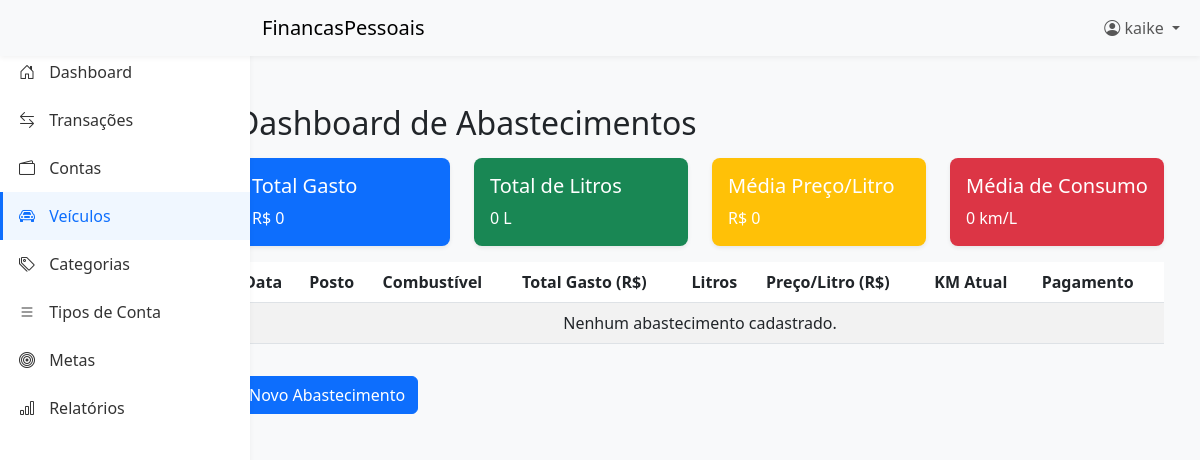
/veiculos/ (signed in), run on an earlier commit of the app's database.
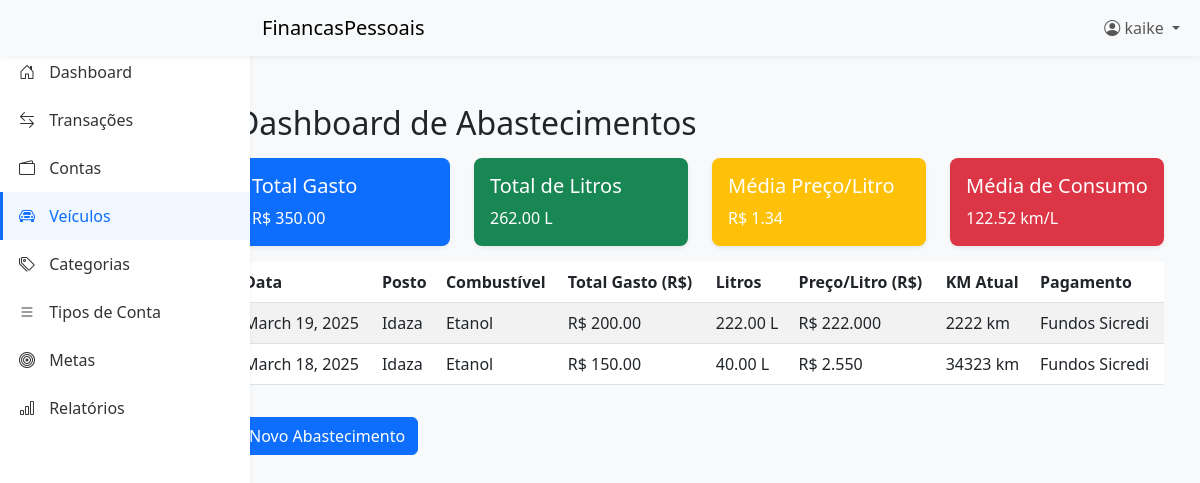
And on a later commit of the database.
### veiculos/models.py (models this page shows, shortened)
class Abastecimento(models.Model):
    usuario = models.ForeignKey(User, on_delete=models.CASCADE)
    data = models.DateField(default=timezone.now)
    total_gasto = models.DecimalField(max_digits=10, decimal_places=2)
    litros = models.DecimalField(max_digits=6, decimal_places=2)
    preco_por_litro = models.DecimalField(max_digits=6, decimal_places=3)
    tipo_combustivel = models.CharField(
        max_length=20,
        choices=[
            ("gasolina", "Gasolina"),
            ("etanol", "Etanol"),
            ("gasolinaadt", "Gasolina Aditivada"),
        ],
    )
    km_atual = models.PositiveIntegerField()
    posto = models.CharField(max_length=200, blank=True, null=True)
    cidade = models.CharField(max_length=200, blank=True, null=True)
    metodo_pagamento = models.ForeignKey(Conta, on_delete=models.SET_NULL, null=True)
    observacao = models.TextField(blank=True, null=True)

### core/models.py (models this page shows, shortened)
class Conta(models.Model):
    nome = models.CharField(max_length=100)
    saldo = models.DecimalField(max_digits=10, decimal_places=2, default=0)
    tipo = models.ForeignKey(TipoConta, on_delete=models.SET_NULL, null=True)
    usuario = models.ForeignKey(User, on_delete=models.CASCADE)

### veiculos/views.py (the view)
# urls.py: path('', views.listar_abastecimentos, name='dashboard_veiculos'),
@login_required
def listar_abastecimentos(request):
    abastecimentos = Abastecimento.objects.filter(usuario=request.user).order_by("-data")
    total_gasto = sum(a.total_gasto for a in abastecimentos)
    total_litros = sum(a.litros for a in abastecimentos)
    media_preco_litro = (total_gasto / total_litros) if total_litros > 0 else 0
    media_consumo = (
        sum(
            abastecimentos[i].km_atual - abastecimentos[i - 1].km_atual
            for i in range(1, len(abastecimentos))
        ) / total_litros
        if len(abastecimentos) > 1 and total_litros > 0
        else 0
    )
    context = {
        "abastecimentos": abastecimentos,
        "total_gasto": total_gasto,
        "total_litros": total_litros,
        "media_preco_litro": round(media_preco_litro, 2),
        "media_consumo": round(media_consumo, 2),
    }
    return render(request, "veiculos/dashboard_veiculo.html", context)

### templates/veiculos/dashboard_veiculo.html
{% extends 'base.html' %}
{% block content %}
<div class="container mt-4">
    <h2 class="mb-3">Dashboard de Abastecimentos</h2>
    <div class="row">
        <div class="col-md-3">
            <div class="card text-white bg-primary mb-3">
                <div class="card-body">
                    <h5 class="card-title">Total Gasto</h5>
                    <p class="card-text">R$ {{ total_gasto }}</p>
                </div>
            </div>
        </div>
        <div class="col-md-3">
            <div class="card text-white bg-success mb-3">
                <div class="card-body">
                    <h5 class="card-title">Total de Litros</h5>
                    <p class="card-text">{{ total_litros }} L</p>
                </div>
            </div>
        </div>
        <div class="col-md-3">
            <div class="card text-white bg-warning mb-3">
                <div class="card-body">
                    <h5 class="card-title">Média Preço/Litro</h5>
                    <p class="card-text">R$ {{ media_preco_litro }}</p>
                </div>
            </div>
        </div>
        <div class="col-md-3">
            <div class="card text-white bg-danger mb-3">
                <div class="card-body">
                    <h5 class="card-title">Média de Consumo</h5>
                    <p class="card-text">{{ media_consumo }} km/L</p>
                </div>
            </div>
        </div>
    </div>
    <div class="table-responsive">
        <table class="table table-striped">
            <thead>
                <tr>
                    <th>Data</th>
                    <th>Posto</th>
                    <th>Combustível</th>
                    <th>Total Gasto (R$)</th>
                    <th>Litros</th>
                    <th>Preço/Litro (R$)</th>
                    <th>KM Atual</th>
                    <th>Pagamento</th>
                </tr>
            </thead>
            <tbody>
                {% for abastecimento in abastecimentos %}
                <tr>
                    <td>{{ abastecimento.data }}</td>
                    <td>{{ abastecimento.posto|default:"-" }}</td>
                    <td>{{ abastecimento.get_tipo_combustivel_display }}</td>
                    <td>R$ {{ abastecimento.total_gasto }}</td>
                    <td>{{ abastecimento.litros }} L</td>
                    <td>R$ {{ abastecimento.preco_por_litro }}</td>
                    <td>{{ abastecimento.km_atual }} km</td>
                    <td>{{ abastecimento.metodo_pagamento.nome }}</td>
                </tr>
                {% empty %}
                <tr>
                    <td colspan="8" class="text-center">Nenhum abastecimento cadastrado.</td>
                </tr>
                {% endfor %}
            </tbody>
        </table>
    </div>
    <a href="{% url 'veiculos:registrar_abastecimento' %}" class="btn btn-primary mt-3">Novo Abastecimento</a>
</div>
{% endblock %}

What changed in the data, as far as the page shows it:
added Abastecimento: data "March 19, 2025", posto "Idaza", tipo_combustivel "Etanol", total_gasto "200.00", litros "222.00", preco_por_litro "222.000", km_atual "2222", metodo_pagamento.nome "Fundos Sicredi"
added Abastecimento: data "March 18, 2025", posto "Idaza", tipo_combustivel "Etanol", total_gasto "150.00", litros "40.00", preco_por_litro "2.550", km_atual "34323", metodo_pagamento.nome "Fundos Sicredi"
Also different on the page:
{{ total_gasto }}: "0" → "350.00"
{{ total_litros }}: "0" → "262.00"
{{ media_preco_litro }}: "0" → "1.34"
{{ media_consumo }}: "0" → "122.52"
text no longer shown: "Nenhum abastecimento cadastrado."
